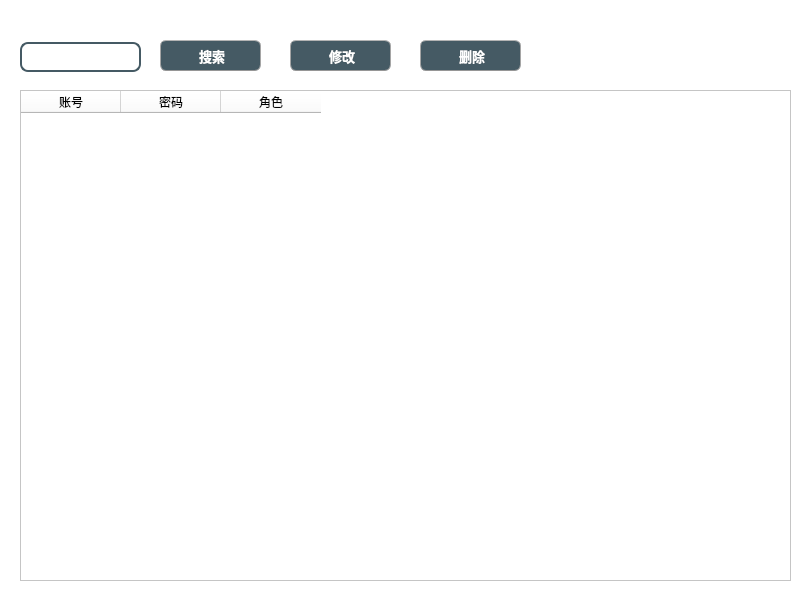
<?xml version="1.0" encoding="UTF-8"?>
<ui version="4.0">
 <class>FaceRecordForm</class>
 <widget class="QWidget" name="FaceRecordForm">
  <property name="geometry">
   <rect>
    <x>0</x>
    <y>0</y>
    <width>800</width>
    <height>600</height>
   </rect>
  </property>
  <property name="windowTitle">
   <string>Form</string>
  </property>
  <property name="styleSheet">
   <string notr="true">background-color: rgb(255, 255, 255);</string>
  </property>
  <widget class="QPushButton" name="pushButton_search">
   <property name="geometry">
    <rect>
     <x>160</x>
     <y>40</y>
     <width>101</width>
     <height>31</height>
    </rect>
   </property>
   <property name="font">
    <font>
     <family>等线</family>
     <pointsize>10</pointsize>
     <weight>75</weight>
     <bold>true</bold>
    </font>
   </property>
   <property name="styleSheet">
    <string notr="true">QPushButton{
	
	color: rgb(255, 255, 255);
	border-width: 1px;
	border-radius: 6px;
	border-bottom-color: rgb(150,150,150);
	border-right-color: rgb(165,165,165);
	border-left-color: rgb(165,165,165);
	border-top-color: rgb(180,180,180);
	border-style: solid;
	padding: 4px;
	background-color: rgb(69, 90, 100);
}
QPushButton:hover{
	color: rgb(255, 255, 255);
	border-width: 1px;
	border-radius:6px;
	border-top-color: rgb(255,150,60);
	border-right-color: qlineargradient(spread:pad, x1:0, y1:1, x2:1, y2:0, stop:0 rgba(200, 70, 20, 255), stop:1 rgba(255,150,60, 255));
	border-left-color:  qlineargradient(spread:pad, x1:1, y1:0, x2:0, y2:0, stop:0 rgba(200, 70, 20, 255), stop:1 rgba(255,150,60, 255));
	border-bottom-color: rgb(200,70,20);
	border-style: solid;
	padding: 2px;
	background-color: rgb(69, 90, 100);
}
QPushButton:default{
	color: rgb(255, 255, 255);
	border-width: 1px;
	border-radius:6px;
	border-top-color: rgb(255,150,60);
	border-right-color: qlineargradient(spread:pad, x1:0, y1:1, x2:1, y2:0, stop:0 rgba(200, 70, 20, 255), stop:1 rgba(255,150,60, 255));
	border-left-color:  qlineargradient(spread:pad, x1:1, y1:0, x2:0, y2:0, stop:0 rgba(200, 70, 20, 255), stop:1 rgba(255,150,60, 255));
	border-bottom-color: rgb(200,70,20);
	border-style: solid;
	padding: 2px;
	background-color: qlineargradient(spread:pad, x1:0.5, y1:1, x2:0.5, y2:0, stop:0 rgba(220, 220, 220, 255), stop:1 rgba(255, 255, 255, 255));
}
QPushButton:pressed{
	color: rgb(255, 255, 255);
	border-width: 1px;
	border-radius: 6px;
	border-width: 1px;
	border-top-color: rgba(255,150,60,200);
	border-right-color: qlineargradient(spread:pad, x1:0, y1:1, x2:1, y2:0, stop:0 rgba(200, 70, 20, 255), stop:1 rgba(255,150,60, 200));
	border-left-color:  qlineargradient(spread:pad, x1:1, y1:0, x2:0, y2:0, stop:0 rgba(200, 70, 20, 255), stop:1 rgba(255,150,60, 200));
	border-bottom-color: rgba(200,70,20,200);
	border-style: solid;
	padding: 2px;
	
	background-color: rgb(129, 156, 169);
	
}</string>
   </property>
   <property name="text">
    <string> 搜索</string>
   </property>
   <property name="icon">
    <iconset resource="resource.qrc">
     <normaloff>:/icon/pic/search.png</normaloff>:/icon/pic/search.png</iconset>
   </property>
  </widget>
  <widget class="QPushButton" name="pushButton_modify">
   <property name="geometry">
    <rect>
     <x>290</x>
     <y>40</y>
     <width>101</width>
     <height>31</height>
    </rect>
   </property>
   <property name="font">
    <font>
     <family>等线</family>
     <pointsize>10</pointsize>
     <weight>75</weight>
     <bold>true</bold>
    </font>
   </property>
   <property name="styleSheet">
    <string notr="true">QPushButton{
	
	color: rgb(255, 255, 255);
	border-width: 1px;
	border-radius: 6px;
	border-bottom-color: rgb(150,150,150);
	border-right-color: rgb(165,165,165);
	border-left-color: rgb(165,165,165);
	border-top-color: rgb(180,180,180);
	border-style: solid;
	padding: 4px;
	background-color: rgb(69, 90, 100);
}
QPushButton:hover{
	color: rgb(255, 255, 255);
	border-width: 1px;
	border-radius:6px;
	border-top-color: rgb(255,150,60);
	border-right-color: qlineargradient(spread:pad, x1:0, y1:1, x2:1, y2:0, stop:0 rgba(200, 70, 20, 255), stop:1 rgba(255,150,60, 255));
	border-left-color:  qlineargradient(spread:pad, x1:1, y1:0, x2:0, y2:0, stop:0 rgba(200, 70, 20, 255), stop:1 rgba(255,150,60, 255));
	border-bottom-color: rgb(200,70,20);
	border-style: solid;
	padding: 2px;
	background-color: rgb(69, 90, 100);
}
QPushButton:default{
	color: rgb(255, 255, 255);
	border-width: 1px;
	border-radius:6px;
	border-top-color: rgb(255,150,60);
	border-right-color: qlineargradient(spread:pad, x1:0, y1:1, x2:1, y2:0, stop:0 rgba(200, 70, 20, 255), stop:1 rgba(255,150,60, 255));
	border-left-color:  qlineargradient(spread:pad, x1:1, y1:0, x2:0, y2:0, stop:0 rgba(200, 70, 20, 255), stop:1 rgba(255,150,60, 255));
	border-bottom-color: rgb(200,70,20);
	border-style: solid;
	padding: 2px;
	background-color: qlineargradient(spread:pad, x1:0.5, y1:1, x2:0.5, y2:0, stop:0 rgba(220, 220, 220, 255), stop:1 rgba(255, 255, 255, 255));
}
QPushButton:pressed{
	color: rgb(255, 255, 255);
	border-width: 1px;
	border-radius: 6px;
	border-width: 1px;
	border-top-color: rgba(255,150,60,200);
	border-right-color: qlineargradient(spread:pad, x1:0, y1:1, x2:1, y2:0, stop:0 rgba(200, 70, 20, 255), stop:1 rgba(255,150,60, 200));
	border-left-color:  qlineargradient(spread:pad, x1:1, y1:0, x2:0, y2:0, stop:0 rgba(200, 70, 20, 255), stop:1 rgba(255,150,60, 200));
	border-bottom-color: rgba(200,70,20,200);
	border-style: solid;
	padding: 2px;
	
	background-color: rgb(129, 156, 169);
	
}</string>
   </property>
   <property name="text">
    <string> 修改</string>
   </property>
   <property name="icon">
    <iconset resource="resource.qrc">
     <normaloff>:/icon/pic/change.png</normaloff>:/icon/pic/change.png</iconset>
   </property>
  </widget>
  <widget class="QTableWidget" name="tableWidget">
   <property name="geometry">
    <rect>
     <x>20</x>
     <y>90</y>
     <width>771</width>
     <height>491</height>
    </rect>
   </property>
   <property name="font">
    <font>
     <family>等线</family>
     <pointsize>10</pointsize>
     <weight>75</weight>
     <bold>true</bold>
    </font>
   </property>
   <property name="styleSheet">
    <string notr="true"/>
   </property>
   <column>
    <property name="text">
     <string>账号</string>
    </property>
    <property name="font">
     <font>
      <family>Roboto</family>
     </font>
    </property>
    <property name="textAlignment">
     <set>AlignCenter</set>
    </property>
   </column>
   <column>
    <property name="text">
     <string>密码</string>
    </property>
    <property name="font">
     <font>
      <family>Roboto</family>
      <underline>false</underline>
     </font>
    </property>
    <property name="textAlignment">
     <set>AlignCenter</set>
    </property>
   </column>
   <column>
    <property name="text">
     <string>角色</string>
    </property>
    <property name="font">
     <font>
      <family>Roboto</family>
     </font>
    </property>
    <property name="textAlignment">
     <set>AlignCenter</set>
    </property>
   </column>
  </widget>
  <widget class="QPushButton" name="pushButton_delete">
   <property name="geometry">
    <rect>
     <x>420</x>
     <y>40</y>
     <width>101</width>
     <height>31</height>
    </rect>
   </property>
   <property name="font">
    <font>
     <family>等线</family>
     <pointsize>10</pointsize>
     <weight>75</weight>
     <bold>true</bold>
    </font>
   </property>
   <property name="styleSheet">
    <string notr="true">QPushButton{
	
	color: rgb(255, 255, 255);
	border-width: 1px;
	border-radius: 6px;
	border-bottom-color: rgb(150,150,150);
	border-right-color: rgb(165,165,165);
	border-left-color: rgb(165,165,165);
	border-top-color: rgb(180,180,180);
	border-style: solid;
	padding: 4px;
	background-color: rgb(69, 90, 100);
}
QPushButton:hover{
	color: rgb(255, 255, 255);
	border-width: 1px;
	border-radius:6px;
	border-top-color: rgb(255,150,60);
	border-right-color: qlineargradient(spread:pad, x1:0, y1:1, x2:1, y2:0, stop:0 rgba(200, 70, 20, 255), stop:1 rgba(255,150,60, 255));
	border-left-color:  qlineargradient(spread:pad, x1:1, y1:0, x2:0, y2:0, stop:0 rgba(200, 70, 20, 255), stop:1 rgba(255,150,60, 255));
	border-bottom-color: rgb(200,70,20);
	border-style: solid;
	padding: 2px;
	background-color: rgb(69, 90, 100);
}
QPushButton:default{
	color: rgb(255, 255, 255);
	border-width: 1px;
	border-radius:6px;
	border-top-color: rgb(255,150,60);
	border-right-color: qlineargradient(spread:pad, x1:0, y1:1, x2:1, y2:0, stop:0 rgba(200, 70, 20, 255), stop:1 rgba(255,150,60, 255));
	border-left-color:  qlineargradient(spread:pad, x1:1, y1:0, x2:0, y2:0, stop:0 rgba(200, 70, 20, 255), stop:1 rgba(255,150,60, 255));
	border-bottom-color: rgb(200,70,20);
	border-style: solid;
	padding: 2px;
	background-color: qlineargradient(spread:pad, x1:0.5, y1:1, x2:0.5, y2:0, stop:0 rgba(220, 220, 220, 255), stop:1 rgba(255, 255, 255, 255));
}
QPushButton:pressed{
	color: rgb(255, 255, 255);
	border-width: 1px;
	border-radius: 6px;
	border-width: 1px;
	border-top-color: rgba(255,150,60,200);
	border-right-color: qlineargradient(spread:pad, x1:0, y1:1, x2:1, y2:0, stop:0 rgba(200, 70, 20, 255), stop:1 rgba(255,150,60, 200));
	border-left-color:  qlineargradient(spread:pad, x1:1, y1:0, x2:0, y2:0, stop:0 rgba(200, 70, 20, 255), stop:1 rgba(255,150,60, 200));
	border-bottom-color: rgba(200,70,20,200);
	border-style: solid;
	padding: 2px;
	
	background-color: rgb(129, 156, 169);
	
}</string>
   </property>
   <property name="text">
    <string> 删除</string>
   </property>
   <property name="icon">
    <iconset resource="resource.qrc">
     <normaloff>:/icon/pic/delete (1).png</normaloff>:/icon/pic/delete (1).png</iconset>
   </property>
  </widget>
  <widget class="QLineEdit" name="lineEdit_search">
   <property name="geometry">
    <rect>
     <x>20</x>
     <y>42</y>
     <width>121</width>
     <height>30</height>
    </rect>
   </property>
   <property name="font">
    <font>
     <family>等线</family>
     <pointsize>10</pointsize>
     <weight>75</weight>
     <bold>true</bold>
    </font>
   </property>
   <property name="styleSheet">
    <string notr="true">background-color: rgb(255, 255, 255);
border: 2px solid;
border-color: rgb(69, 90, 100);
border-radius:8px;</string>
   </property>
  </widget>
 </widget>
 <resources>
  <include location="resource.qrc"/>
 </resources>
 <connections/>
</ui>
